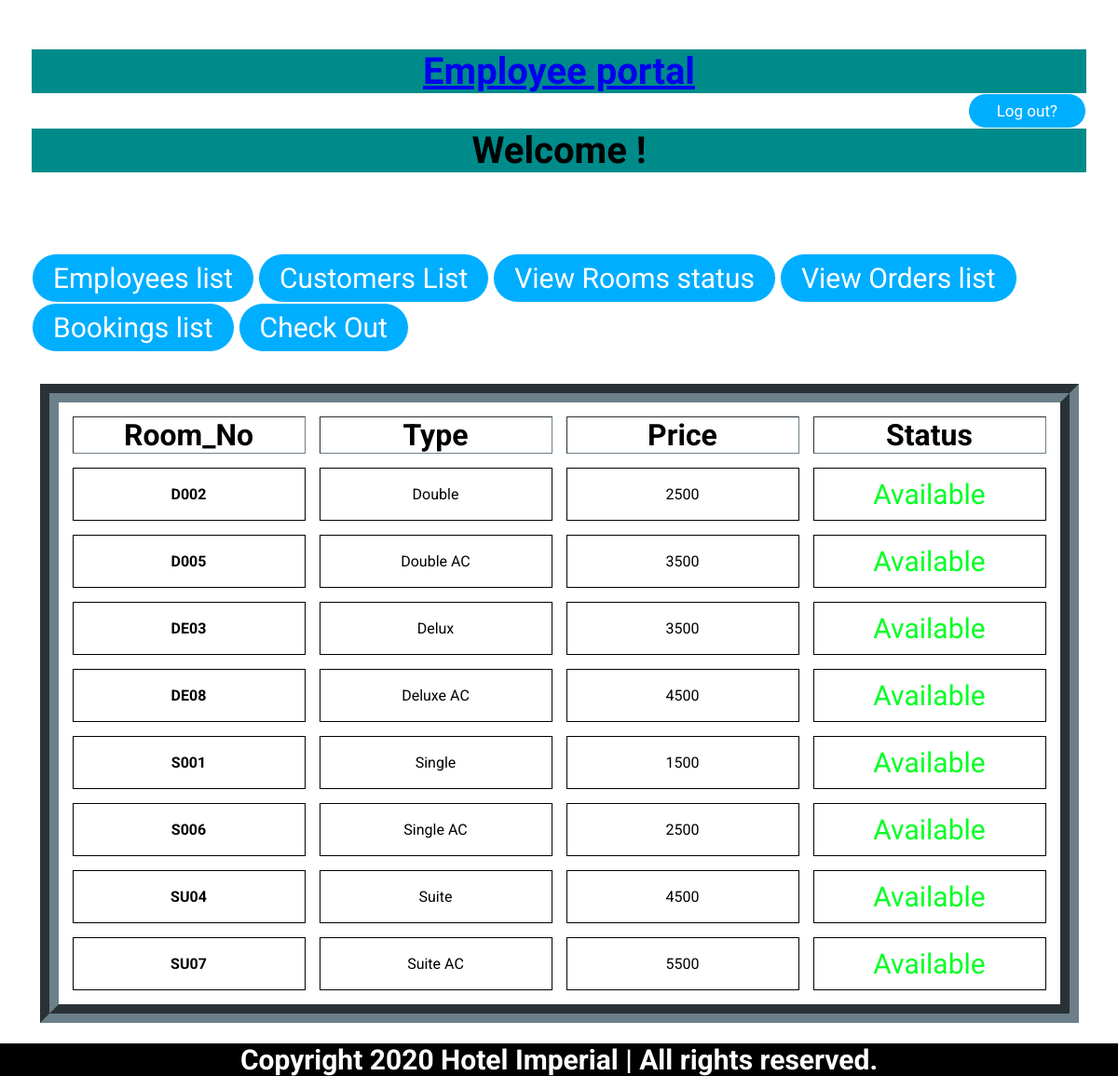
The page /Rooms.php on the database its author committed.
### tables this page shows
create table Rooms(
Room_No varchar(4),
Type varchar(10),
Price float,
Status varchar(10),
Primary key(Room_no)
);

### Rooms.php (the view)
<html>
    <?php
        include('index.php');
        include('employee page.php');
        $result=$con->query("SELECT * FROM rooms");
        echo "<table class='center' border='1'>
            <tr>
            <th><h1>Room_No</th>
            <th><h1>Type</h1></th>
            <th><h1>Price</h1></th>
            <th><h1>Status</h1> </th>
            </tr>";
            while($row = mysqli_fetch_assoc($result))
            {
            echo "<tr>";
            echo "<td><b>" . $row['Room_No'] . "</b></td>";
            echo "<td>" . $row['Type'] . "</td>";
            echo "<td>" . $row['Price'] . "</td>";
            if($row['Status']=="Booked")     {
                echo "<td><p class='submitMsg'>" . $row['Status'] . "</p></td>";
            }else{
                echo "<td><p class='submitMsgD'>" . $row['Status'] . "</p></td>";
            }
            echo "</tr>";
            }
            echo "</table>";
    ?>
    <br>
    <br>
    <br>
</html>

### employee page.php (shortened to what this page needs)
<html>
    <br>
    <div class="wrapper"><div class="container">
        <body>
            <nav>
            <a href="employee page.php"><u><h1>Employee portal</h1></u></a>
            <a href="home.php?logout=success"><button class="btn2"><p style="text-align:right;">Log out?</p></button></a>
            <?php
                $record2=$_SESSION['Name'];
                echo"<h1>Welcome $record2 !</h1>";
            ?>
            </nav>
            </body>
        </div>
    </div>
</html>
<!DOCTYPE html>
<html lang="en">
<head>
    <link rel="stylesheet" href="style.css">
</head>
<body>
    <br>
    <div class="container">
        <nav>
            <a href="employee list.php"><button class="btn">Employees list</button></a>
            <a href="Customers list.php"><button class='btn'>Customers List</button></a>
            <a href="Rooms.php"><button class='btn'>View Rooms status</button></a>
            <a href="Orders.php"><button class="btn">View Orders list</button></a>
            <a href="Bookings.php"><button class="btn">Bookings list</button></a>
            <a href="Check out.php"><button class="btn">Check Out</button></a>
        </nav>
    </div>
    <div class="footer">
    <h4>Copyright 2020 Hotel Imperial | All rights reserved.</h4>
    </div>
</body>
</html>

### style.css (style rules this page uses)
* { margin: 0px; padding: 0px; box-sizing: border-box; font-family: 'Roboto', sans-serif; }
.container { max-width: 100%; padding: 34px; margin: auto; }
.container h1 { text-align: center; font-family: 'Sriracha', cursive; font-size: 40px; background-color:darkcyan; }
p { font-size: 17px; text-align: center; font-family: 'Sriracha', cursive; }
.btn { color: white; background: rgb(0, 174, 255); padding: 8px 22px; font-size: 30px; border: 1px solid white; border-radius: 30px; cursor: pointer; }
.btn2 { color: rgb(255, 255, 255); background: rgb(0, 174, 255); padding: 8px 30px; font-size: 30px; border: 1px solid rgb(255, 255, 255); border-radius:40px; cursor: pointer; }
.wrapper { text-align: right; }
.submitMsgD { color: rgb(0, 255, 34); font-size: 30px; }
.footer { position: fixed; bottom: 0px; width: 100%; color: rgb(255, 255, 255); background-color: rgb(0, 0, 0); font-size: 30px; font-family: Verdana, Geneva, Tahoma, sans-serif; text-align: center; font-weight: bolder; }
table { border-style:groove; border-width:20px; border-spacing: 15px; border-width: 20px; border-color:rgb(108, 128, 138) }
.center { margin-left: auto; margin-right: auto; row-gap: 200px; }
td { width: 250px; text-align: center; border: 1px solid rgb(0, 0, 0); padding: 10px; }

### rows shown on the page
rooms: Room_No "D002", Type "Double", Price "2500", Status "Available"
rooms: Room_No "D005", Type "Double AC", Price "3500", Status "Available"
rooms: Room_No "DE03", Type "Delux", Price "3500", Status "Available"
rooms: Room_No "DE08", Type "Deluxe AC", Price "4500", Status "Available"
rooms: Room_No "S001", Type "Single", Price "1500", Status "Available"
rooms: Room_No "S006", Type "Single AC", Price "2500", Status "Available"
rooms: Room_No "SU04", Type "Suite", Price "4500", Status "Available"
rooms: Room_No "SU07", Type "Suite AC", Price "5500", Status "Available"
